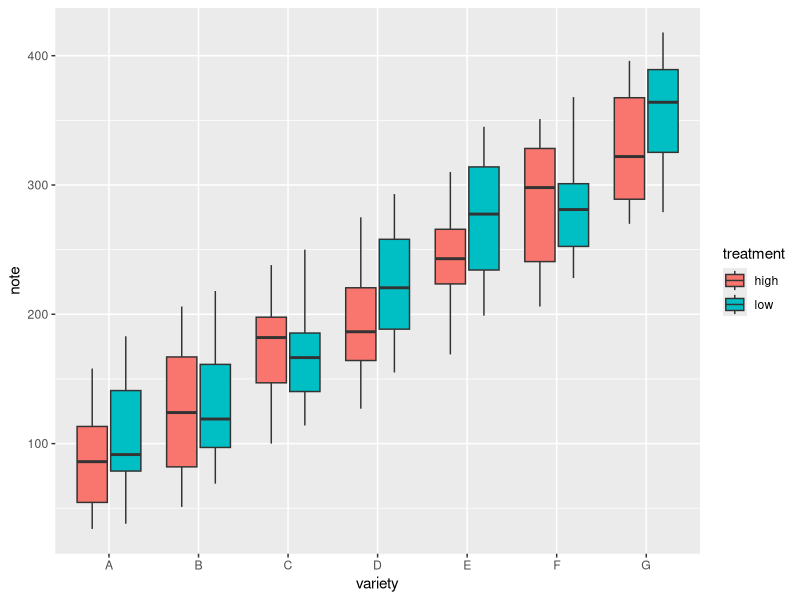
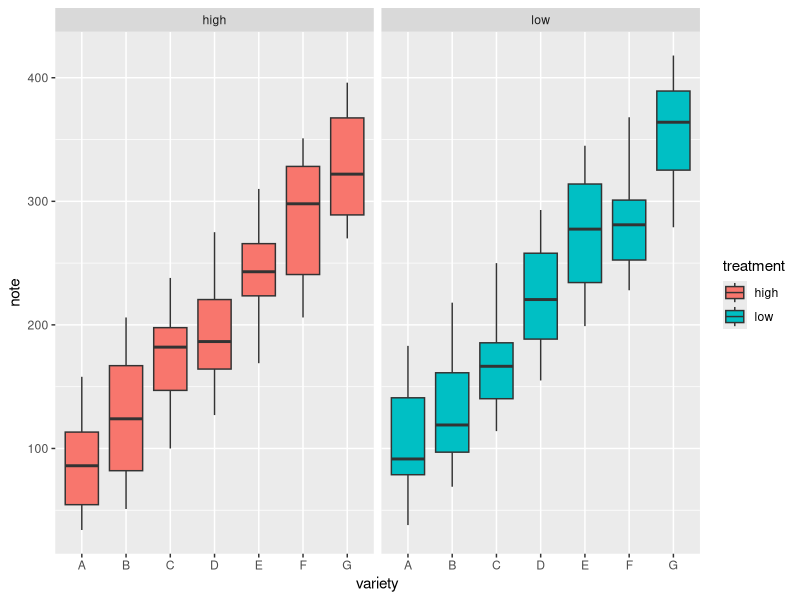
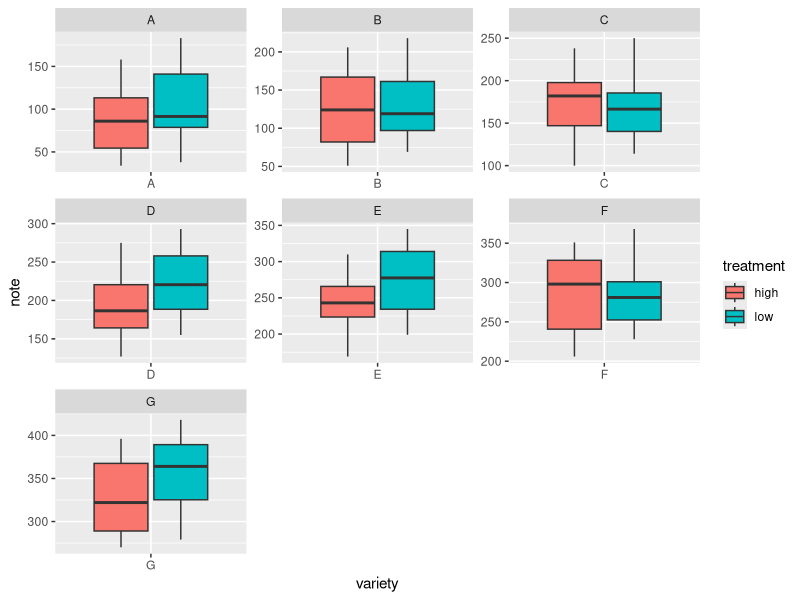

Here is the R script that generated these plots, in order: (Note: this script raises an error after producing the figures.)
## ---- chunk 1
knitr::opts_chunk$set( warning=FALSE, message=FALSE)
## ---- chunk 2
# library
library(ggplot2)
 
# create a data frame
variety=rep(LETTERS[1:7], each=40)
treatment=rep(c("high","low"),each=20)
note=seq(1:280)+sample(1:150, 280, replace=T)
data=data.frame(variety, treatment ,  note)
 
# grouped boxplot
ggplot(data, aes(x=variety, y=note, fill=treatment)) + 
    geom_boxplot()

## ---- chunk 3
# One box per treatment
p1 <- ggplot(data, aes(x=variety, y=note, fill=treatment)) + 
    geom_boxplot() +
    facet_wrap(~treatment)
# one box per variety
p2 <- ggplot(data, aes(x=variety, y=note, fill=treatment)) + 
    geom_boxplot() +
    facet_wrap(~variety, scale="free")

## ---- chunk 4
p1
p2
## ---- chunk 5
htmltools::includeHTML("htmlChunkRelatedDistribution.html")
